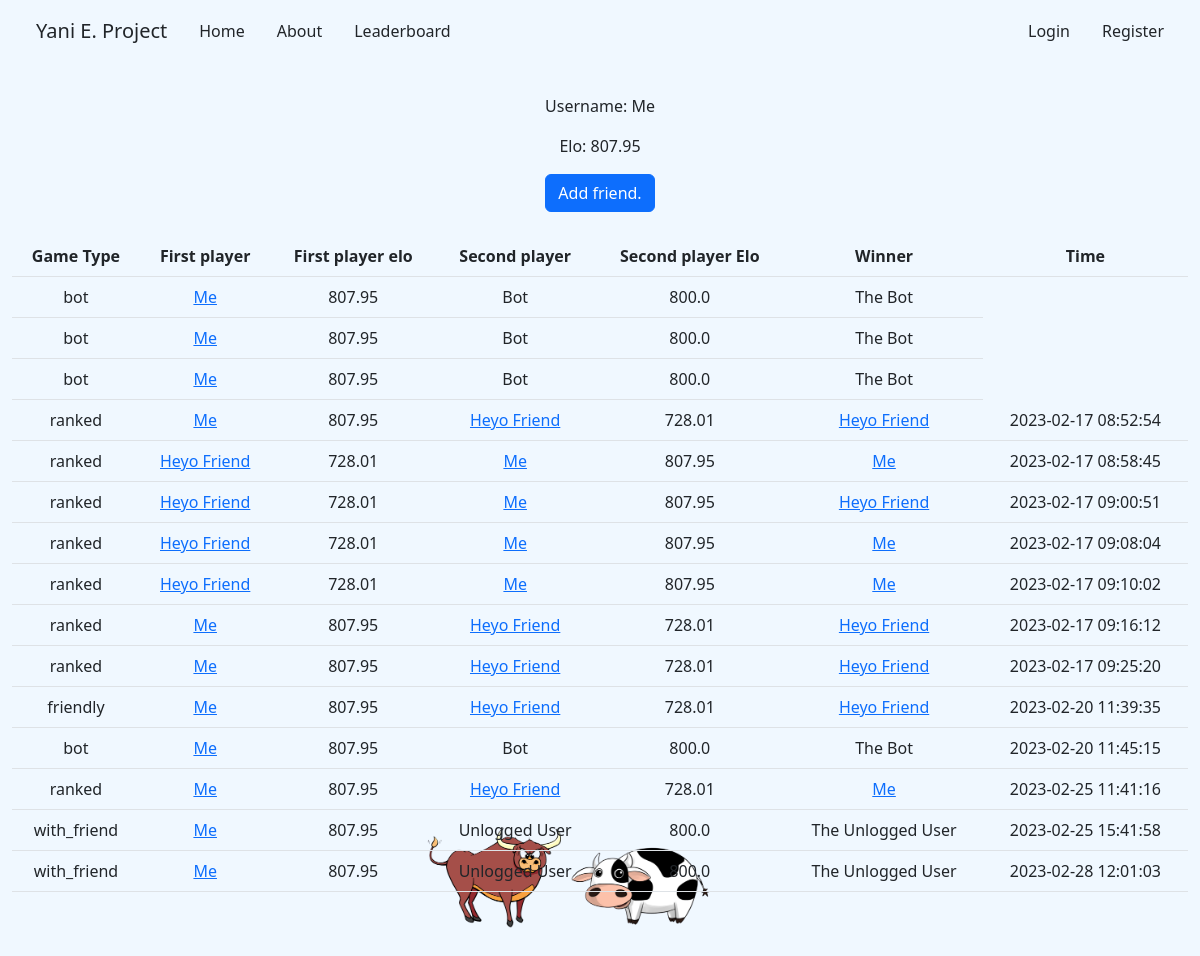
The app's page /user/16 (signed in) with its own data.
### tables this page shows
CREATE TABLE user (id INTEGER UNIQUE PRIMARY KEY AUTOINCREMENT NOT NULL, hash TEXT NOT NULL, username TEXT NOT NULL, email VARCHAR(320),
elo FLOAT(6,2) NOT NULL);

CREATE TABLE games (game_id INTEGER UNIQUE PRIMARY KEY AUTOINCREMENT NOT NULL, player1_id INTEGER, player1_elo SMALLINT, player2_id INTEGER, player2_elo SMALLINT, winner_id INTEGER, time DATETIME, game_type TINYTEXT, player1_num VARCHAR(5), player2_num VARCHAR(5), gameid_of_gametype INTEGER);

### app.py (the view, shortened to what this page needs)
@app.route('/user/<int:user_id>', methods=['GET', 'POST'])
def profile(user_id):
  user = db.execute("SELECT * FROM user WHERE id = ?", user_id)
  if len(user) == 0:
    return apology("There is no such user!", 403)
  data = db.execute("SELECT g.game_type AS type, g.time AS game_time, u1.username AS username1, u1.id AS id1, u1.elo AS elo1, u2.username AS username2, u2.id AS id2, u2.elo AS elo2, w.username AS winner_username, g.winner_id AS winners_id FROM games AS g INNER JOIN user AS u1 ON g.player1_id = u1.id INNER JOIN user AS u2 ON g.player2_id = u2.id INNER JOIN user AS w ON g.winner_id = w.id WHERE g.player1_id = ? OR g.player2_id = ?", user_id, user_id)
  elo = db.execute("SELECT * FROM user WHERE id = ?", user_id)
  friends = db.execute("SELECT * FROM friends_list WHERE list_owner_id = ? AND friends_id = ?", session['user_id'], user_id)
  return render_template('user_profile.html', data=data, elo=elo, user_id=user_id, friends=len(friends))

### templates/user_profile.html (shortened to what this page needs)
{% extends "layout.html" %}
{% block main %}
  <p> Username: {{ elo[0]['username'] }}</p>
  <p> Elo: {{ elo[0]['elo'] }}</p>
  {% if user_id != session['user_id'] %}
    {% if friends == 0 %}
      <form action="/user/{{ user_id }}" method="post">
        <button class="btn btn-primary" type="submit">Add friend.</button>
      </form>
    {% elif friends == 1 %}
    <form action="/user/{{ user_id }}" method="post">
      <input type = "hidden" name = "add_or_remove" value = "remove" />
      <button class="btn btn-primary" type="submit">Already friends. Remove.</button>
    </form>
    {% endif %}
  {% endif %}
  <table class="table">
    <thead>
      <tr>
        <th> Game Type</th>
        <th> First player </th>
        <th> First player elo </th>
        <th> Second player </th>
        <th> Second player Elo</th>
        <th> Winner </th>
        <th> Time </th>
      </tr>
    </thead>
    <tbody>
      {% for game in data %}
        <tr>
          <td>{{ game['type'] }}</td>
          {% if game['id1'] == 0 %}
            <td> Bot </td>
          {% elif game['id1'] == -1 %}
            <td> Unlogged User </td>
          {% else %}
            <td><a href="{{ url_for('profile', user_id=game['id1']) }}"> {{ game['username1'] }} </a></td>
          {% endif %}
          <td>{{ game['elo1'] }}</td>
          {% if game['id2'] == 0 %}
            <td> Bot </td>
          {% elif game['id2'] == -1 %}
            <td> Unlogged User </td>
          {% else %}
            <td><a href="{{ url_for('profile', user_id=game['id2']) }}"> {{ game['username2'] }} </a></td>
          {% endif %}
          <td>{{ game['elo2'] }}</td>
          {% if game['winners_id'] is defined %}
            {% if game['winners_id'] == 0 %}
              <td> The Bot </td>
            {% elif game['winners_id'] == -1 %}
              <td> The Unlogged User </td>
            {% else %}
              <td><a href="{{ url_for('profile', user_id=game['winners_id']) }}"> {{ game['winner_username'] }}</a></td>
            {% endif %}
          {% else %}
            <td> No winner recorded.</td>
          {% endif %}
          {% if game['game_time'] %}
            <td>{{ game['game_time'] }}</td>
          {% endif %}
        </tr>
      {% endfor %}
    </tbody>
  </table>
{% endblock %}

### static/styles.css (style rules this page uses)
body { background-color:aliceblue; }

### records on screen
user: username "Me", elo "807.95"
games: type "bot", username1 "Me", elo1 "807.95", shows "Bot", elo2 "800.0", winner_id "The Bot"
games: type "bot", username1 "Me", elo1 "807.95", shows "Bot", elo2 "800.0", winner_id "The Bot"
games: type "bot", username1 "Me", elo1 "807.95", shows "Bot", elo2 "800.0", winner_id "The Bot"
games: type "ranked", username1 "Me", elo1 "807.95", username2 "Heyo Friend", elo2 "728.01", winner_username "Heyo Friend", game_time "2023-02-17 08:52:54"
games: type "ranked", username1 "Heyo Friend", elo1 "728.01", username2 "Me", elo2 "807.95", winner_username "Me", game_time "2023-02-17 08:58:45"
games: type "ranked", username1 "Heyo Friend", elo1 "728.01", username2 "Me", elo2 "807.95", winner_username "Heyo Friend", game_time "2023-02-17 09:00:51"
games: type "ranked", username1 "Heyo Friend", elo1 "728.01", username2 "Me", elo2 "807.95", winner_username "Me", game_time "2023-02-17 09:08:04"
games: type "ranked", username1 "Heyo Friend", elo1 "728.01", username2 "Me", elo2 "807.95", winner_username "Me", game_time "2023-02-17 09:10:02"
games: type "ranked", username1 "Me", elo1 "807.95", username2 "Heyo Friend", elo2 "728.01", winner_username "Heyo Friend", game_time "2023-02-17 09:16:12"
games: type "ranked", username1 "Me", elo1 "807.95", username2 "Heyo Friend", elo2 "728.01", winner_username "Heyo Friend", game_time "2023-02-17 09:25:20"
games: type "friendly", username1 "Me", elo1 "807.95", username2 "Heyo Friend", elo2 "728.01", winner_username "Heyo Friend", game_time "2023-02-20 11:39:35"
games: type "bot", username1 "Me", elo1 "807.95", shows "Bot", elo2 "800.0", winner_id "The Bot", game_time "2023-02-20 11:45:15"
games: type "ranked", username1 "Me", elo1 "807.95", username2 "Heyo Friend", elo2 "728.01", winner_username "Me", game_time "2023-02-25 11:41:16"
games: type "with_friend", username1 "Me", elo1 "807.95", shows "Unlogged User", elo2 "800.0", winner_id "The Unlogged User", game_time "2023-02-25 15:41:58"
games: type "with_friend", username1 "Me", elo1 "807.95", shows "Unlogged User", elo2 "800.0", winner_id "The Unlogged User", game_time "2023-02-28 12:01:03"
